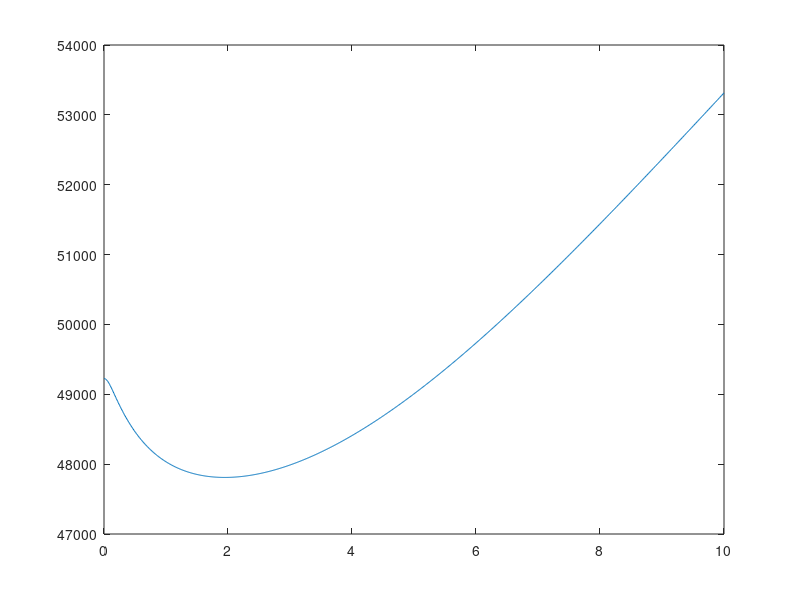

The MATLAB script that drew this image:
N=10000;
i=1:N;
i=i/100;
sigma=2;
Z=randn(1,N).*sqrt(i)+randn(1,N)*sigma;
var(Z)-mean(i)
sigma_t=0:0.01:10;
K=size(sigma_t,2);
for k=1:K
    LLF(k)=sum(log((i+sigma_t(k)^2))) + sum(Z.^2./((i+sigma_t(k)^2)));
end
plot(sigma_t,LLF)